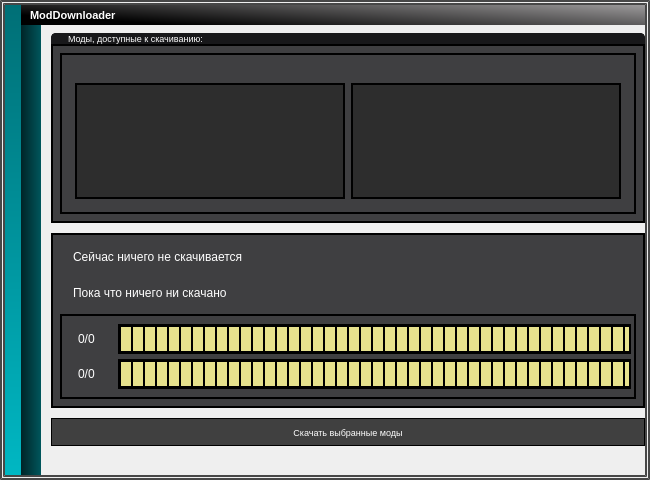
<?xml version="1.0" encoding="UTF-8"?>
<ui version="4.0">
 <class>DownloaderWindow</class>
 <widget class="QMainWindow" name="DownloaderWindow">
  <property name="geometry">
   <rect>
    <x>0</x>
    <y>0</y>
    <width>650</width>
    <height>480</height>
   </rect>
  </property>
  <property name="minimumSize">
   <size>
    <width>650</width>
    <height>480</height>
   </size>
  </property>
  <property name="maximumSize">
   <size>
    <width>16777215</width>
    <height>16777215</height>
   </size>
  </property>
  <property name="windowTitle">
   <string>ModDownloader</string>
  </property>
  <property name="windowIcon">
   <iconset resource="../resources/resources.qrc">
    <normaloff>:/icons/MagicBoxRedux</normaloff>:/icons/MagicBoxRedux</iconset>
  </property>
  <property name="styleSheet">
   <string notr="true"/>
  </property>
  <widget class="QWidget" name="hlayout_main">
   <property name="styleSheet">
    <string notr="true">QWidget{
border: 5px double #474747;
}</string>
   </property>
   <layout class="QHBoxLayout" name="horizontalLayout" stretch="1,30">
    <property name="spacing">
     <number>0</number>
    </property>
    <property name="leftMargin">
     <number>0</number>
    </property>
    <property name="topMargin">
     <number>0</number>
    </property>
    <property name="rightMargin">
     <number>0</number>
    </property>
    <property name="bottomMargin">
     <number>0</number>
    </property>
    <item>
     <widget class="QWidget" name="verticalLayout_gradient" native="true">
      <property name="styleSheet">
       <string notr="true">QWidget{
border: none;
}</string>
      </property>
      <layout class="QVBoxLayout" name="verticalLayout_gradient_layout">
       <property name="leftMargin">
        <number>5</number>
       </property>
       <property name="topMargin">
        <number>5</number>
       </property>
       <property name="rightMargin">
        <number>0</number>
       </property>
       <property name="bottomMargin">
        <number>5</number>
       </property>
       <item>
        <widget class="QWidget" name="widget" native="true">
         <property name="styleSheet">
          <string notr="true">background-color : qlineargradient(spread:pad, x1:1, y1:1, x2:1, y2:0, stop:0 #00b7c3, stop:1 #006f76)</string>
         </property>
        </widget>
       </item>
      </layout>
     </widget>
    </item>
    <item>
     <widget class="QWidget" name="vlayout_top_panel_content" native="true">
      <property name="styleSheet">
       <string notr="true">QWidget{
border: none;
}</string>
      </property>
      <layout class="QVBoxLayout" name="vlayout_top_panel_content_layout" stretch="1,50">
       <property name="spacing">
        <number>0</number>
       </property>
       <property name="leftMargin">
        <number>0</number>
       </property>
       <property name="topMargin">
        <number>5</number>
       </property>
       <property name="rightMargin">
        <number>5</number>
       </property>
       <property name="bottomMargin">
        <number>5</number>
       </property>
       <item>
        <widget class="QWidget" name="hwidget_top_panel" native="true">
         <property name="maximumSize">
          <size>
           <width>16777215</width>
           <height>16777215</height>
          </size>
         </property>
         <property name="styleSheet">
          <string notr="true">background-color: qlineargradient(spread:pad, x1:0, y1:0.5, x2:1, y2:0, stop:0 rgba(0, 0, 0, 255), stop:1 rgb(156, 154, 155));</string>
         </property>
         <layout class="QHBoxLayout" name="hlayout_top_panel">
          <property name="spacing">
           <number>0</number>
          </property>
          <property name="sizeConstraint">
           <enum>QLayout::SetDefaultConstraint</enum>
          </property>
          <property name="leftMargin">
           <number>9</number>
          </property>
          <property name="topMargin">
           <number>0</number>
          </property>
          <property name="rightMargin">
           <number>5</number>
          </property>
          <property name="bottomMargin">
           <number>0</number>
          </property>
          <item>
           <widget class="QLabel" name="label">
            <property name="sizePolicy">
             <sizepolicy hsizetype="Preferred" vsizetype="Preferred">
              <horstretch>0</horstretch>
              <verstretch>0</verstretch>
             </sizepolicy>
            </property>
            <property name="font">
             <font>
              <pointsize>8</pointsize>
              <bold>true</bold>
             </font>
            </property>
            <property name="styleSheet">
             <string notr="true">background-color: rgba(255, 255, 255, 0);
color: rgb(255, 255, 255);
padding: 0px;</string>
            </property>
            <property name="text">
             <string>ModDownloader</string>
            </property>
           </widget>
          </item>
          <item>
           <spacer name="horizontalSpacer">
            <property name="orientation">
             <enum>Qt::Horizontal</enum>
            </property>
            <property name="sizeType">
             <enum>QSizePolicy::Expanding</enum>
            </property>
            <property name="sizeHint" stdset="0">
             <size>
              <width>40</width>
              <height>20</height>
             </size>
            </property>
           </spacer>
          </item>
          <item>
           <widget class="QToolButton" name="toolButton_minimize">
            <property name="font">
             <font>
              <pointsize>9</pointsize>
             </font>
            </property>
            <property name="styleSheet">
             <string notr="true">QToolButton{
image: url(:/icons/ButtonHide);
background-color: rgba(255, 255, 255, 0);
padding: 0px;
}
QToolButton:pressed{
image:url(:/icons/ButtonHideDown);
}</string>
            </property>
            <property name="text">
             <string/>
            </property>
            <property name="iconSize">
             <size>
              <width>17</width>
              <height>17</height>
             </size>
            </property>
           </widget>
          </item>
          <item>
           <widget class="QToolButton" name="toolButton_exit">
            <property name="styleSheet">
             <string notr="true">QToolButton{
image: url(:/icons/ButtonExitNormal);
background-color: rgba(255, 255, 255, 0);
padding: 0px;
}
QToolButton:pressed{
image: url(:/icons/ButtonExitDown);
}</string>
            </property>
            <property name="text">
             <string/>
            </property>
            <property name="iconSize">
             <size>
              <width>17</width>
              <height>17</height>
             </size>
            </property>
           </widget>
          </item>
         </layout>
        </widget>
       </item>
       <item>
        <layout class="QHBoxLayout" name="hlayout_shadow_content" stretch="1,30">
         <property name="spacing">
          <number>0</number>
         </property>
         <item>
          <widget class="QWidget" name="shadow" native="true">
           <property name="styleSheet">
            <string notr="true">background-color : qlineargradient(spread:pad, x1:0, y1:0.5, x2:1, y2:0.5, stop:0 #002427, stop:1 #00565c)</string>
           </property>
          </widget>
         </item>
         <item>
          <widget class="QWidget" name="vlayout_content" native="true">
           <property name="styleSheet">
            <string notr="true">background-color: #00565c;
QPushButton{
background-color: rgb(64, 64, 64);
color: rgb(255, 255, 255);
border: solid;
border-color: rgb(0, 0, 0);
border-width: 1px;
}</string>
           </property>
           <layout class="QVBoxLayout" name="vlayout_content_layout" stretch="0,0,2,0,0">
            <property name="spacing">
             <number>0</number>
            </property>
            <property name="leftMargin">
             <number>10</number>
            </property>
            <property name="topMargin">
             <number>8</number>
            </property>
            <property name="rightMargin">
             <number>0</number>
            </property>
            <item>
             <layout class="QVBoxLayout" name="vlayout_mods" stretch="0,0">
              <property name="spacing">
               <number>0</number>
              </property>
              <property name="bottomMargin">
               <number>10</number>
              </property>
              <item>
               <widget class="QWidget" name="hlayou_panel_mods" native="true">
                <property name="styleSheet">
                 <string notr="true">QWidget{
background-color: rgb(24, 24, 26);
border-color: rgb(18, 18, 18);
border-top-right-radius: 5px;
border-top-left-radius: 5px;
border: 2px solid;
color: rgb(255, 255, 255);
padding-left:15px;
}</string>
                </property>
                <layout class="QHBoxLayout" name="hlayout_panel_mods">
                 <property name="leftMargin">
                  <number>0</number>
                 </property>
                 <property name="topMargin">
                  <number>0</number>
                 </property>
                 <property name="rightMargin">
                  <number>0</number>
                 </property>
                 <property name="bottomMargin">
                  <number>0</number>
                 </property>
                 <item>
                  <widget class="QLabel" name="label_2">
                   <property name="maximumSize">
                    <size>
                     <width>16777215</width>
                     <height>16777215</height>
                    </size>
                   </property>
                   <property name="font">
                    <font>
                     <pointsize>7</pointsize>
                    </font>
                   </property>
                   <property name="styleSheet">
                    <string notr="true">border: none;</string>
                   </property>
                   <property name="text">
                    <string>Моды, доступные к скачиванию:</string>
                   </property>
                   <property name="margin">
                    <number>0</number>
                   </property>
                  </widget>
                 </item>
                </layout>
               </widget>
              </item>
              <item>
               <widget class="QWidget" name="vlayout_mods_download_button" native="true">
                <property name="styleSheet">
                 <string notr="true">QWidget{
background-color: rgb(63, 63, 65);
border-color: rgb(18, 18, 18);
border: 2px solid;
padding: 10px;
}</string>
                </property>
                <layout class="QVBoxLayout" name="vlayout_mods_download_button_layout">
                 <property name="spacing">
                  <number>0</number>
                 </property>
                 <item>
                  <widget class="QWidget" name="hlayout_download" native="true">
                   <property name="styleSheet">
                    <string notr="true">border-bottom:none;</string>
                   </property>
                   <layout class="QHBoxLayout" name="hlayout_download_layout">
                    <property name="topMargin">
                     <number>5</number>
                    </property>
                    <property name="rightMargin">
                     <number>15</number>
                    </property>
                    <property name="bottomMargin">
                     <number>5</number>
                    </property>
                    <item>
                     <spacer name="horizontalSpacer_2">
                      <property name="orientation">
                       <enum>Qt::Horizontal</enum>
                      </property>
                      <property name="sizeHint" stdset="0">
                       <size>
                        <width>40</width>
                        <height>20</height>
                       </size>
                      </property>
                     </spacer>
                    </item>
                    <item>
                     <widget class="QToolButton" name="toolButton_refresh">
                      <property name="minimumSize">
                       <size>
                        <width>14</width>
                        <height>19</height>
                       </size>
                      </property>
                      <property name="toolTip">
                       <string>Нажмите, чтобы переустановить сборку из выбранных Вами модов</string>
                      </property>
                      <property name="whatsThis">
                       <string/>
                      </property>
                      <property name="styleSheet">
                       <string notr="true">QToolButton{
border:none;
image: url(:/icons/ButtonReinstallNormal);
background-color: rgba(255, 255, 255, 0);
padding: 0px;
}
QToolButton:pressed{
image: url(:/icons/ButtonReinstallDown);
}</string>
                      </property>
                      <property name="text">
                       <string/>
                      </property>
                     </widget>
                    </item>
                   </layout>
                  </widget>
                 </item>
                 <item>
                  <widget class="QWidget" name="hlayout_mods_lists" native="true">
                   <property name="styleSheet">
                    <string notr="true">QWidget {
border-top:none;
}
QListWidget
{
background-color: rgb(45, 45, 45);
color:  white;
border-color: rgb(18, 18, 18);
border: 2px solid;
padding: 10px;
}
QListWidget::item:selected
{
    background-color: rgb(53, 153, 251);
}</string>
                   </property>
                   <layout class="QHBoxLayout" name="hlayout_mods_lists_layout">
                    <property name="leftMargin">
                     <number>15</number>
                    </property>
                    <property name="topMargin">
                     <number>0</number>
                    </property>
                    <property name="rightMargin">
                     <number>15</number>
                    </property>
                    <property name="bottomMargin">
                     <number>15</number>
                    </property>
                    <item>
                     <widget class="QListWidget" name="listWidget_db">
                      <property name="styleSheet">
                       <string notr="true"/>
                      </property>
                     </widget>
                    </item>
                    <item>
                     <widget class="QListWidget" name="listWidget_sdk">
                      <property name="styleSheet">
                       <string notr="true"/>
                      </property>
                     </widget>
                    </item>
                   </layout>
                  </widget>
                 </item>
                </layout>
               </widget>
              </item>
             </layout>
            </item>
            <item>
             <widget class="QWidget" name="vlayout_progess_bars" native="true">
              <property name="styleSheet">
               <string notr="true">QWidget{
background-color: rgb(63, 63, 65);
border-color: rgb(18, 18, 18);
border: 2px solid;
padding: 10px;
}
QProgressBar {
border: 2px solid black;
background-color: #282828;
text-align: center;
padding : 0px;
}
QProgressBar::chunk {
border: 1px solid black;
background-color: #e7e28d;
width: 10px;
height: 20px;
}
QLabel{
border:none;
color:white;
}</string>
              </property>
              <layout class="QVBoxLayout" name="vlayout_progess_bars_l">
               <item>
                <widget class="QLabel" name="label_downloading_mod">
                 <property name="minimumSize">
                  <size>
                   <width>0</width>
                   <height>30</height>
                  </size>
                 </property>
                 <property name="text">
                  <string>Сейчас ничего не скачивается</string>
                 </property>
                </widget>
               </item>
               <item>
                <widget class="QLabel" name="label_downloaded_mod">
                 <property name="minimumSize">
                  <size>
                   <width>0</width>
                   <height>30</height>
                  </size>
                 </property>
                 <property name="text">
                  <string>Пока что ничего ни скачано</string>
                 </property>
                </widget>
               </item>
               <item>
                <spacer name="verticalSpacer">
                 <property name="orientation">
                  <enum>Qt::Vertical</enum>
                 </property>
                 <property name="sizeHint" stdset="0">
                  <size>
                   <width>20</width>
                   <height>10</height>
                  </size>
                 </property>
                </spacer>
               </item>
               <item>
                <widget class="QWidget" name="fLayout_progress" native="true">
                 <property name="styleSheet">
                  <string notr="true">QWidget#fLayout_progress{
border-color: rgb(18, 18, 18);
border: 2px solid;
}</string>
                 </property>
                 <layout class="QFormLayout" name="fLayout_progress_">
                  <property name="horizontalSpacing">
                   <number>10</number>
                  </property>
                  <property name="verticalSpacing">
                   <number>5</number>
                  </property>
                  <property name="leftMargin">
                   <number>5</number>
                  </property>
                  <property name="topMargin">
                   <number>10</number>
                  </property>
                  <property name="rightMargin">
                   <number>5</number>
                  </property>
                  <property name="bottomMargin">
                   <number>10</number>
                  </property>
                  <item row="0" column="0">
                   <widget class="QLabel" name="label_mods">
                    <property name="maximumSize">
                     <size>
                      <width>16777215</width>
                      <height>30</height>
                     </size>
                    </property>
                    <property name="text">
                     <string>0/0</string>
                    </property>
                   </widget>
                  </item>
                  <item row="0" column="1">
                   <widget class="QProgressBar" name="progressBar_mods">
                    <property name="maximumSize">
                     <size>
                      <width>16777215</width>
                      <height>30</height>
                     </size>
                    </property>
                    <property name="styleSheet">
                     <string notr="true"/>
                    </property>
                    <property name="value">
                     <number>100</number>
                    </property>
                    <property name="format">
                     <string/>
                    </property>
                   </widget>
                  </item>
                  <item row="1" column="0">
                   <widget class="QLabel" name="label_bytes">
                    <property name="maximumSize">
                     <size>
                      <width>16777215</width>
                      <height>30</height>
                     </size>
                    </property>
                    <property name="text">
                     <string>0/0</string>
                    </property>
                   </widget>
                  </item>
                  <item row="1" column="1">
                   <widget class="QProgressBar" name="progressBar_bytes">
                    <property name="maximumSize">
                     <size>
                      <width>16777215</width>
                      <height>30</height>
                     </size>
                    </property>
                    <property name="value">
                     <number>100</number>
                    </property>
                    <property name="format">
                     <string/>
                    </property>
                   </widget>
                  </item>
                 </layout>
                </widget>
               </item>
              </layout>
             </widget>
            </item>
            <item>
             <layout class="QHBoxLayout" name="hlayout_buttons_1">
              <property name="spacing">
               <number>5</number>
              </property>
              <property name="topMargin">
               <number>10</number>
              </property>
              <property name="bottomMargin">
               <number>10</number>
              </property>
              <item>
               <widget class="QPushButton" name="pushButton_download">
                <property name="minimumSize">
                 <size>
                  <width>0</width>
                  <height>28</height>
                 </size>
                </property>
                <property name="font">
                 <font>
                  <pointsize>7</pointsize>
                 </font>
                </property>
                <property name="toolTip">
                 <string>Нажмите, чтобы запустить игру с сборкой из выбранных Вами модов</string>
                </property>
                <property name="whatsThis">
                 <string/>
                </property>
                <property name="styleSheet">
                 <string notr="true">background-color: rgb(64, 64, 64);
color: rgb(255, 255, 255);
border: solid;
border-color: rgb(0, 0, 0);
border-width: 1px;</string>
                </property>
                <property name="text">
                 <string>Скачать выбранные моды</string>
                </property>
               </widget>
              </item>
             </layout>
            </item>
            <item>
             <layout class="QHBoxLayout" name="hlayout_buttons_3">
              <property name="leftMargin">
               <number>0</number>
              </property>
              <property name="topMargin">
               <number>0</number>
              </property>
              <property name="rightMargin">
               <number>0</number>
              </property>
              <property name="bottomMargin">
               <number>0</number>
              </property>
             </layout>
            </item>
            <item>
             <layout class="QHBoxLayout" name="horizontalLayout_2">
              <property name="bottomMargin">
               <number>10</number>
              </property>
             </layout>
            </item>
           </layout>
          </widget>
         </item>
        </layout>
       </item>
      </layout>
     </widget>
    </item>
   </layout>
  </widget>
 </widget>
 <resources>
  <include location="../resources/resources.qrc"/>
 </resources>
 <connections/>
</ui>
